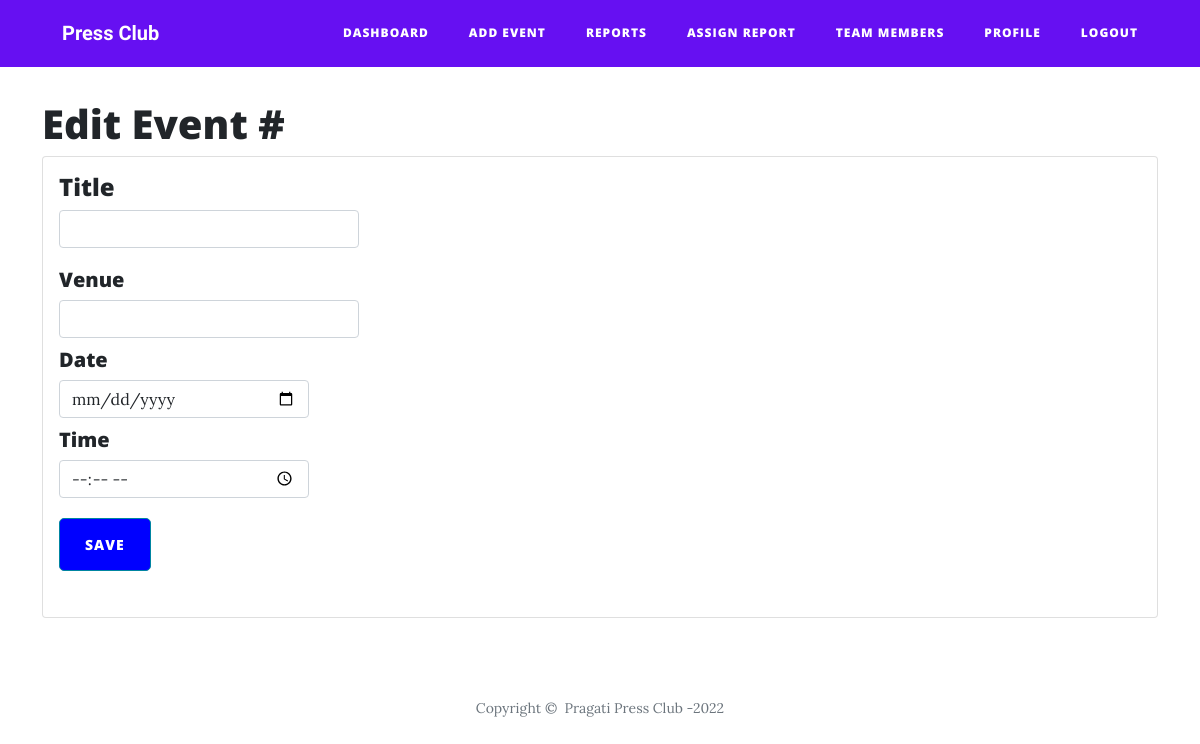
Page /edit_event/25 (signed in) on the earlier database version.
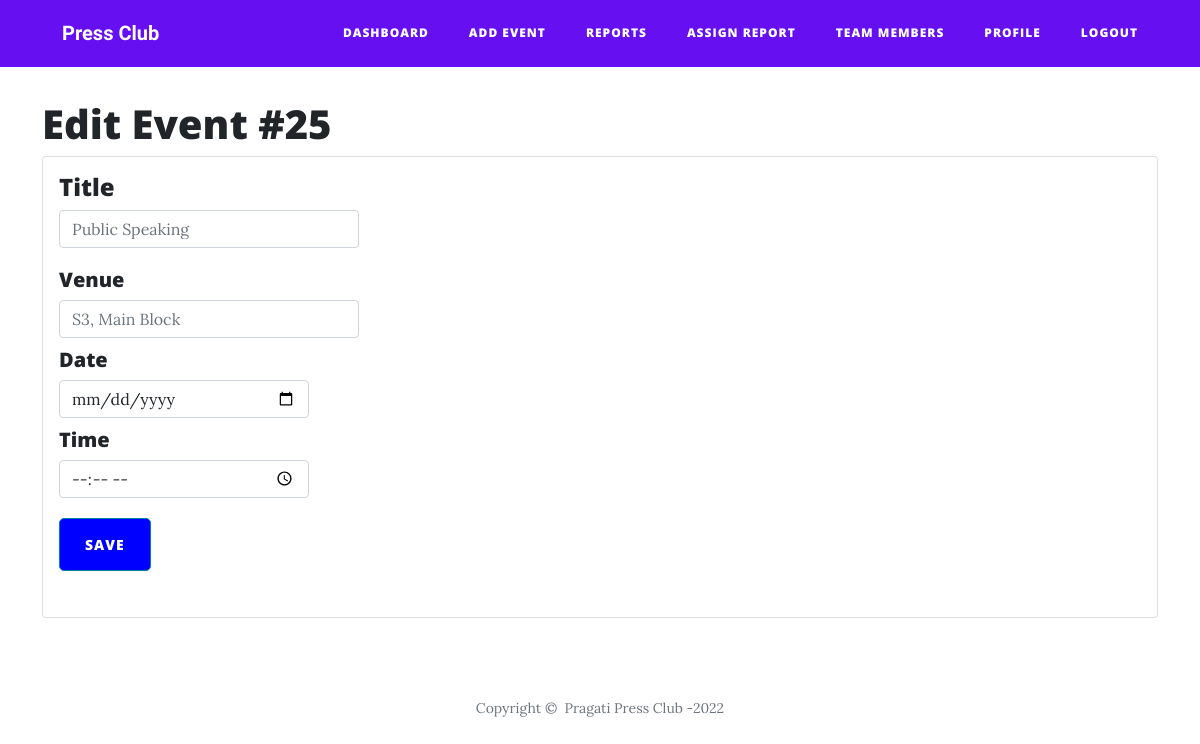
Same page on the later database version.
### project/models.py (models this page shows)
class Events(db.Model):
    __tablename__ = 'events'
    meeting_id = db.Column(db.Integer, primary_key=True, unique=True, nullable=False)
    title = db.Column(db.String(60), nullable=False)
    date = db.Column(db.String(20), nullable=False, unique=True)
    time = db.Column(db.String(20), nullable=False)
    venue = db.Column(db.String(60), nullable=False)
    author = db.Column(db.String(60))
    report = db.Column(db.String())
    image = db.Column(db.String(60))
    attendance = db.Column(db.Integer, default=0)

### project/croutes.py (the view, shortened to what this page needs)
@app.route('/edit_event/<id>', methods=['GET', 'POST'])
@login_required
def edit_event(id):
    if current_user.type == "coordinator":
        event = Events.query.filter_by(meeting_id=id).first()
        return render_template('coordinator/edit_event.html', event=event)
    else:
        return "You are not authorized to view this page"

### project/models.py (called while the page is built)
@login_manager.user_loader
def load_user(user_id):
    return User.query.get(user_id)

### project/templates/coordinator/edit_event.html (shortened to what this page needs)
{% extends "coordinator/coordinator_base.html" %}
{% block content %}
<div class="container" style="margin-top: 100px;">
        <h1>Edit Event #{{event.meeting_id}}</h1>
    </div>
    <div class="container">
        <form method="post">
            <div class="card">
                <div class="card-body">
                    <h4 class="card-title">Title</h4>
                    <input class="form-control" type="text" placeholder="{{event.title}}" style="width: 300px;margin-bottom: 20px;" required="" name="title">
                    <h5>Venue</h5>
                    <input class="form-control" type="text" placeholder="{{event.venue}}" style="width: 300px;margin-bottom: 10px;" required="" name="venue">
                    <h5>Date</h5><input class="form-control" type="date" style="width: 250px;margin-bottom: 10px;" required="" name="date">
                    <h5>Time</h5><input class="form-control" type="time" style="width: 250px;margin-bottom: 20px;" name="time" required="">
                    <button class="btn btn-primary" type="submit" style="background: blue;border-radius: 5px;">save</button>
                </div>
            </div>
        </form>
    </div>
{% endblock %}

Differences in the rows shown:
added Events: meeting_id "25", title "Public Speaking", venue "S3, Main Block"
